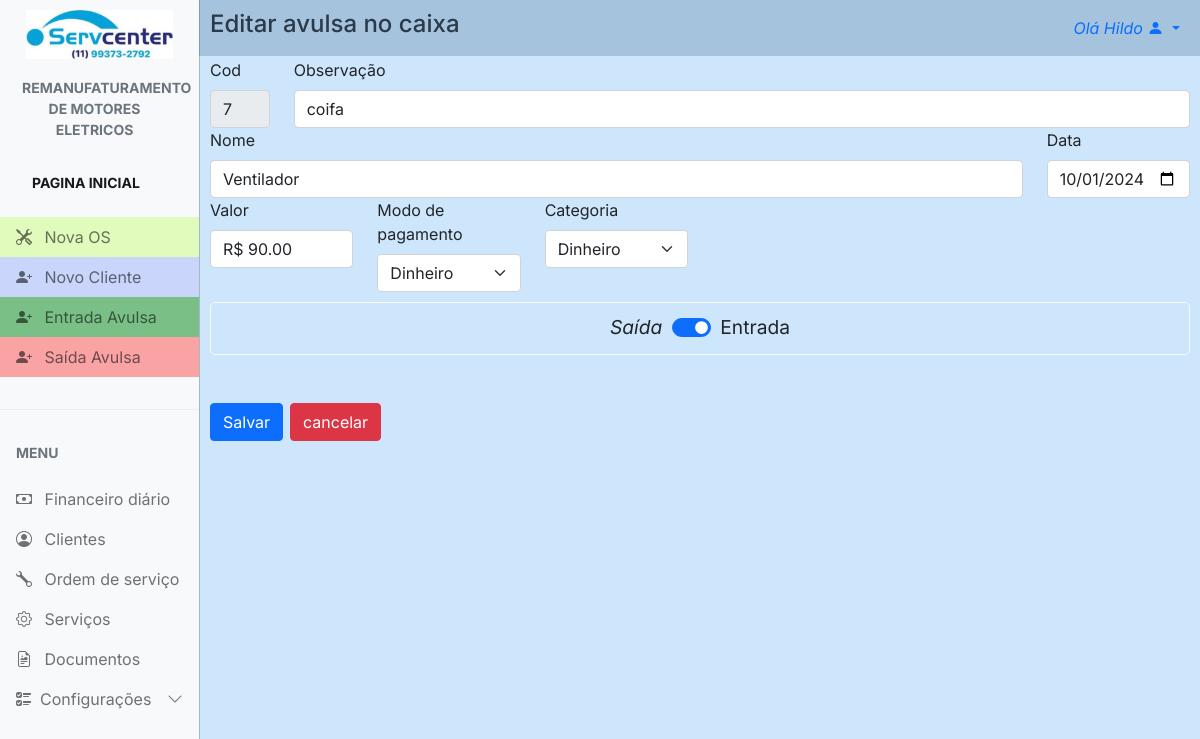
The app's page /finance/edit_finance/7 (signed in), older data.
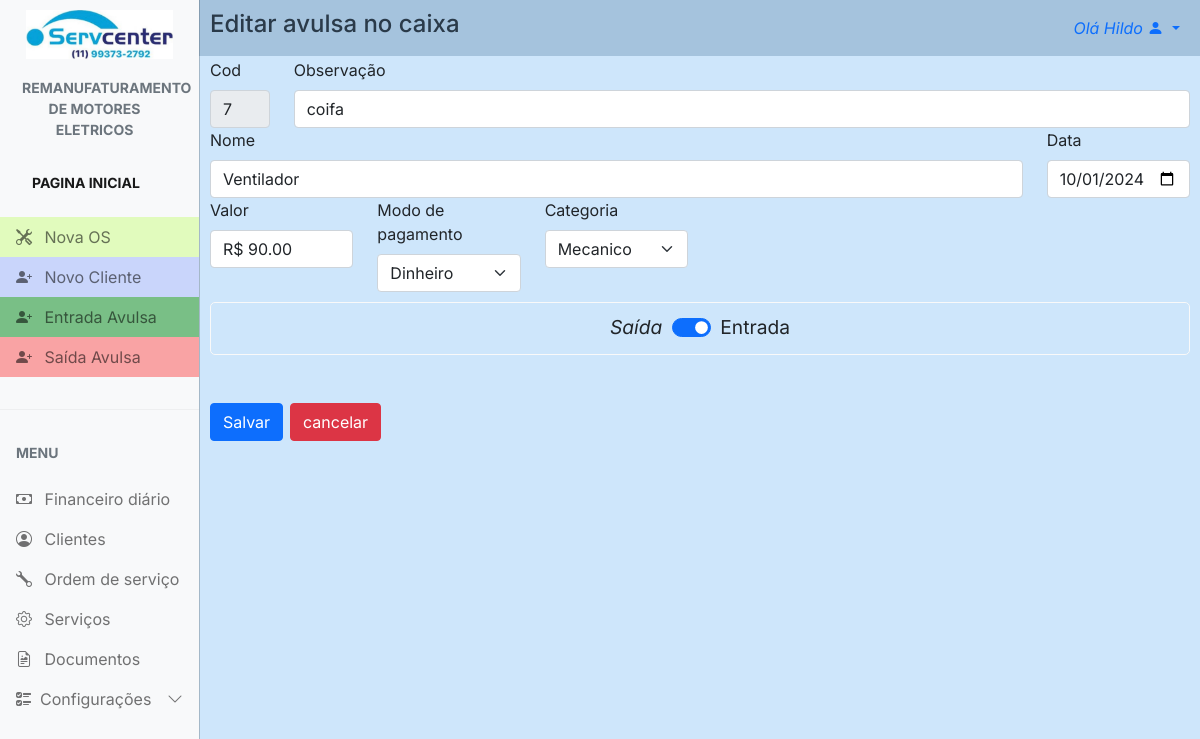
The same page, newer data.
### finance/models.py (models this page shows, shortened)
class Finance(models.Model):
    obs = models.CharField(max_length=6, blank=True, null=True)
    nome = models.CharField(max_length=50, null=True, blank=True)
    data = models.DateField(blank=True)
    valor = models.CharField(max_length=10, null=True, blank=True)
    movimento = models.CharField(max_length=10, null=True, blank=True)
    hora = models.TimeField(blank=True)
    tipo_pgto = models.CharField(max_length=10, null=True, blank=True)
    categoria = models.CharField(max_length=10, null=True, blank=True)

### finance/views.py (the view, shortened to what this page needs)
# urls.py: path('edit_finance/<int:id>', views.edit_finance, name='edit_finance'),
@login_required
def edit_finance(request, id):
    if request.method == 'GET':
        categoria_out = Categoria_out.objects.all()
        categoria_in = Categoria_in.objects.all()
        return render(request, 'edit_finance.html', {
            'id': Finance.objects.get(id=id).id,  # type: ignore
            'obs': Finance.objects.get(id=id).obs,
            'nome': Finance.objects.get(id=id).nome,
            'data': Finance.objects.get(id=id).data.strftime('%Y-%m-%d'),
            'valor': Finance.objects.get(id=id).valor,
            'movimento': Finance.objects.get(id=id).movimento,
            'tipo_pgto': Finance.objects.get(id=id).tipo_pgto,
            'categoria': Finance.objects.get(id=id).categoria,
            'categoria_out': categoria_out,
            'categoria_in': categoria_in,
        })
    else:
        return HttpResponseBadRequest('Invalid request method')

### config/context_processors.py (called while the page is built)
def conf(request):
    logo = Config.objects.all().first
    return {'logo': logo}

### servcenter/context_processors.py (called while the page is built)
def project_settings(request):
    config = Config.objects.first()
    return {
        'config': config,
    }

### finance/templates/edit_finance.html (shortened to what this page needs)
{% extends "main.html" %} {% load static %} {% block 'head' %}
<link rel="stylesheet" href="{% static 'css/main.css' %}" />
<link rel="stylesheet" href="{% static 'clients/css/new_client.css' %}" />
{% endblock %} {% block 'main' %}
<div id="main" class="main">
  <div id="cad_cli_tit">
    <a>Editar avulsa no caixa</a>
  </div>
  <form class="row g-6 all" action="{% url 'edit_finance' id=id %}" method="POST" enctype="multipart/form-data">
    <div class="col-md-1">
      <label for="inputCod" class="form-label">Cod</label>
      <input
        type="number"
        readonly
        class="form-control"
        placeholder="Auto"
        name="inputCod"
        value='{{id}}'
      />
    </div>
    <div class="col-md-11">
      <label for="inputObs" class="form-label">Observação</label>
      <input
        type="text"
        class="form-control"
        placeholder="Observação"
        name="inputObs"
        value="{{obs}}"
      />
    </div>
    <div class="col-md-10">
      <label for="inputNome" class="form-label">Nome</label>
      <input
        type="text"
        class="form-control"
        placeholder="nome"
        name="inputNome"
        value="{{nome}}"
      />
    </div>
    <div class="col-md-2">
      <label for="imputData" class="form-label">Data</label>
      <input type="date" class="form-control" name="inputData" value="{{data}}" />
    </div>
    <div class="col-md-2">
      <label for="inputValor" class="form-label">Valor</label>
      <input
        type="text"
        class="form-control"
        placeholder="Valor"
        name="inputValor"
        value="{{valor}}"
      />
    </div>
    <div class="col-md-2">
      <label for="inputTipoPgto" class="form-label">Modo de pagamento</label>
      <select name="inputTipoPgto" class="form-select" value="{{inputTipoPgto}}">
        <option selected>{{tipo_pgto}}</option>
      </select>
    </div>
    {% if movimento == 'entrada' %}
      <div class="col-md-2">
        <label for="inputCategoria_in" class="form-label">Categoria</label>
        <select name="inputCategoria" class="form-select" value="{{inputCategoria}}">
          <option selected>{{categoria}}</option>
        </select>
      </div>
      <div >
    {% endif %}
        <div class="col-12  checkbox">
            <i>Saída </i>
            <div class="form-check form-switch" id="is_active">
            <input
                class="form-check-input"
                type="checkbox"
                name="in_out"
                {% if movimento == 'entrada' %}
                checked
                {% endif %}
            />
            <label class="form-check-label" for="in_out"> Entrada </label>
            </div>
        </div>
    <br />
    <br />
    <div class="col-12">
        <button type="submit" class="btn btn-primary">Salvar</button>
    </div>
  </form>
  <div class="col-1">
    <a href="{% url 'finance' %}" id="canc_btn" type="submit" class="btn btn-danger">cancelar</a>
  </div>
</div>
{% endblock%}

Row changes from the older to the newer data that the page shows:
changed Finance "coifa": inputCategoria "Dinheiro" → "Mecanico"
